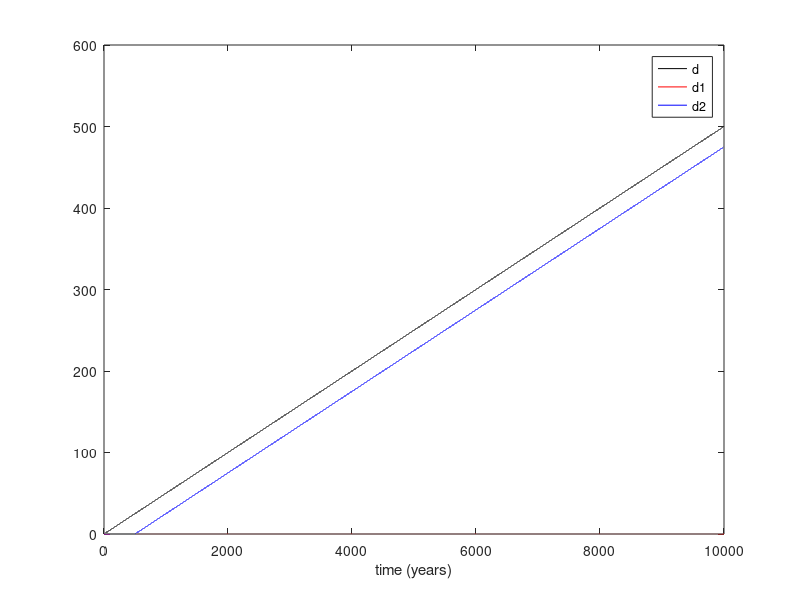

The MATLAB script that drew this image:
function fault_system_epsilon2_viscous_dimensions()
% Calculates displacements along 2 nearly parallel fault strands
% given some idealized assumptions:
% stress ~ sigma_xy + epsilon(t)
% fault1 ~ yield stress tau0, angle ~ 0 + epsilon1
% fault2 ~ yield stress tau0, angle ~ 0 + epsilon2
% Instead of changes directly to sigma_xy, below implements changes to
% principal stress angle as the perturbation
% yield criterion sigma_xy >= tau0
% System driven by applied constant velocity
% Stress is calculated elastically
% Written by VCT
    close all;
    % Original values
    % tau0 = 1;
    % v = 1;
    % mu = 1;
    % H = 1;
    % dt = 0.001;
    % t = [0:dt:10];
    
    % Dimensionalized values
    siay = 60 * 60 * 24 * 365.25; % seconds in a year
    tau0 = 15e6; % critical switching stress (Pa)
    v = 0.05 / siay; % reference velocity (m/s) - 50 mm/yr
    mu = 3e10; % shear modulus (Pa)
    H = 50e3; % length scale (km)
    t = [0:0.1:1e4]; % (years!)
    t = siay * t;
    
    epsilon1 = 0.05;
    epsilon2 = 0.0;
    ps_angle = 0.1 * cos(2 * t); 
    [d_total_plastic, d_1_plastic, d_2_plastic] = euler_integrate(t, v, [0, 0, 0], epsilon1, epsilon2, tau0, ps_angle, mu, H);
    [d_total_viscous, d_1_viscous, d_2_viscous] = euler_integrate_viscous(t, v, [0, 0, 0], epsilon1, epsilon2, tau0, ps_angle, mu, H);
    
    figure;
    hold on;
    plot(t/siay, d_total_plastic, "-k")
    plot(t/siay, d_1_plastic, "-r")
    plot(t/siay, d_2_plastic, "-b")
    % plot(t, d_total_viscous, "--k")
    % plot(t, d_1_viscous, "--r")
    % plot(t, d_2_viscous, "--b")
    xlabel("time (years)");
    box on;
    legend("d", "d1", "d2");
end


function [d, d1, d2] = euler_integrate(t, v, ics, epsilon1, epsilon2, tau0, ps_angle, mu, H)
    dt = t(2) - t(1);
    d = v * t;
    d1 = zeros(size(t));
    d2 = zeros(size(t));
            
    for i=2:length(t)
        sigma_xy = mu / H * (d(i-1) - d1(i-1) - d2(i-1));

        % Victor's new lines from late October
        % sigma_shear1(i) = 0.1*cos(2*t(i-1))*sin(2*epsilon1)+sigma_xy*cos(2*epsilon1);
        % sigma_shear2(i) = 0.1*cos(2*t(i-1))*sin(2*epsilon2)+sigma_xy*cos(2*epsilon2);
        % sigma_shear1(i) = 6e3*cos(2*t(i-1))*sin(2*epsilon1)+sigma_xy*cos(2*epsilon1);
        % sigma_shear2(i) = 6e3*cos(2*t(i-1))*sin(2*epsilon2)+sigma_xy*cos(2*epsilon2);
        sigma_shear1(i) = 2e5 * cos(2 * t(i-1)) * sin(2 * epsilon1) + sigma_xy * cos(2 * epsilon1);
        sigma_shear2(i) = 2e5 * cos(2 * t(i-1)) * sin(2 * epsilon2) + sigma_xy * cos(2 * epsilon2);
        
        % [sigma_shear1(i) / tau0, sigma_shear2(i) / tau0]
        
        if sigma_shear1(i) >= tau0 && sigma_shear2(i) < tau0
            % increment fault 1
            disp("Case 1")
            d1(i) = d1(i-1) + v * dt;
            d2(i) = d2(i-1);
        elseif sigma_shear1(i) < tau0 && sigma_shear2(i) >= tau0
            % increment fault 2
            disp("Case 2")
            d1(i) = d1(i-1);
            d2(i) = d2(i-1) + v * dt;
        elseif sigma_shear1(i) < tau0 && sigma_shear2(i) < tau0
            % neither fault incremented
            disp("Case 3")
            d1(i) = d1(i-1);
            d2(i) = d2(i-1);
        else
            % split the increment with a 50% rule
            disp("Case 4")
            d1(i) = d1(i-1) + 0.5 * v * dt;
            d2(i) = d2(i-1) + 0.5 * v * dt;
        end
    end
end


function [d, d1, d2] = euler_integrate_viscous(t, v, ics, epsilon1, epsilon2, tau0, ps_angle, mu, H)
    dt = t(2) - t(1);
    d = v * t;
    d1 = zeros(size(t));
    d2 = zeros(size(t));
            
    for i=2:length(t)
        sigma_xy = mu / H * (d(i-1) - d1(i-1) - d2(i-1));

        % Victor's new lines from late October
        sigma_shear1(i) = 0.1*cos(2*t(i-1))*sin(2*epsilon1)+sigma_xy*cos(2*epsilon1);
        sigma_shear2(i) = 0.1*cos(2*t(i-1))*sin(2*epsilon2)+sigma_xy*cos(2*epsilon2);

        length_scale = 1;
        eta = 1;
        n = 0.001;
        v1 = sign(sigma_shear1(i))*(abs(sigma_shear1(i))^(1/n)) * length_scale / eta;
        v2 = sign(sigma_shear1(i))*(abs(sigma_shear2(i))^(1/n)) * length_scale / eta;
        vtotal = v1 + v2;
        % v1 = v1 / vtotal;
        % v2 = v2 / vtotal;
        d1(i) = d1(i-1) + v1 * dt;
        d2(i) = d2(i-1) + v2 * dt;
    end
end
